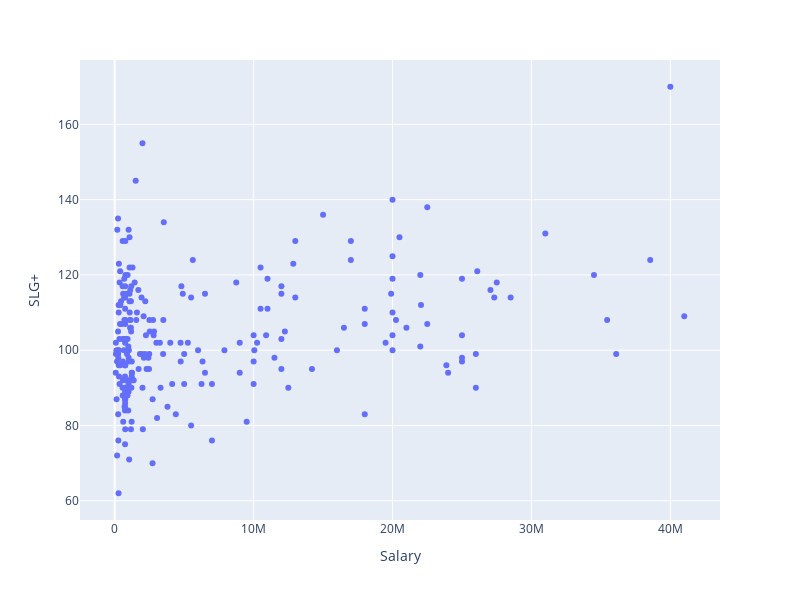

This figure's notebook cell:
### Code cell
fig = px.scatter(df,
                 x = 'Salary',
                 y = 'SLG+',
                 hover_data = 'Name')

fig.update_layout(width = 800,
                  height = 600)

fig.show()

### Figure 1 — Plotly figure (JSON) as saved in the notebook; plotly's stock layout.template omitted (floating-point values rounded to 4 significant figures; data arrays with more than 128 entries replaced by an {"elided": "..."} marker saying what was removed)
{"data": [{"customdata": {"elided": "236x1 str values"}, "hovertemplate": "Salary=%{x}<br>SLG+=%{y}<br>Name=%{customdata[0]}<extra></extra>", "legendgroup": "", "marker": {"color": "#636efa", "symbol": "circle"}, "mode": "markers", "name": "", "orientation": "v", "showlegend": false, "type": "scatter", "x": {"elided": "236 int values"}, "xaxis": "x", "y": {"elided": "236 int values"}, "yaxis": "y"}], "layout": {"height": 600, "legend": {"tracegroupgap": 0}, "margin": {"t": 60}, "width": 800, "xaxis": {"anchor": "y", "domain": [0, 1], "title": {"text": "Salary"}}, "yaxis": {"anchor": "x", "domain": [0, 1], "title": {"text": "SLG+"}}}}
